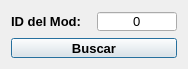
<?xml version="1.0" encoding="UTF-8"?>
<ui version="4.0">
 <class>SearchModIdDialog</class>
 <widget class="QDialog" name="SearchModIdDialog">
  <property name="windowModality">
   <enum>Qt::ApplicationModal</enum>
  </property>
  <property name="geometry">
   <rect>
    <x>0</x>
    <y>0</y>
    <width>188</width>
    <height>69</height>
   </rect>
  </property>
  <property name="minimumSize">
   <size>
    <width>188</width>
    <height>69</height>
   </size>
  </property>
  <property name="maximumSize">
   <size>
    <width>188</width>
    <height>72</height>
   </size>
  </property>
  <property name="windowTitle">
   <string>Buscar mod</string>
  </property>
  <property name="windowIcon">
   <iconset resource="../res/icons.qrc">
    <normaloff>:/widgets/widgets/window_icon.png</normaloff>:/widgets/widgets/window_icon.png</iconset>
  </property>
  <property name="modal">
   <bool>true</bool>
  </property>
  <layout class="QVBoxLayout" name="verticalLayout">
   <item>
    <layout class="QHBoxLayout" name="horizontalLayout">
     <item>
      <widget class="QLabel" name="lblModid">
       <property name="font">
        <font>
         <pointsize>10</pointsize>
         <weight>75</weight>
         <bold>true</bold>
        </font>
       </property>
       <property name="text">
        <string>ID del Mod:</string>
       </property>
      </widget>
     </item>
     <item>
      <widget class="QSpinBox" name="spinModid">
       <property name="font">
        <font>
         <pointsize>10</pointsize>
        </font>
       </property>
       <property name="alignment">
        <set>Qt::AlignCenter</set>
       </property>
       <property name="buttonSymbols">
        <enum>QAbstractSpinBox::NoButtons</enum>
       </property>
       <property name="maximum">
        <number>999999999</number>
       </property>
       <property name="singleStep">
        <number>0</number>
       </property>
       <property name="value">
        <number>0</number>
       </property>
      </widget>
     </item>
    </layout>
   </item>
   <item>
    <widget class="QPushButton" name="btnSearch">
     <property name="font">
      <font>
       <pointsize>10</pointsize>
       <weight>75</weight>
       <bold>true</bold>
      </font>
     </property>
     <property name="text">
      <string>Buscar</string>
     </property>
    </widget>
   </item>
  </layout>
 </widget>
 <resources>
  <include location="../res/icons.qrc"/>
 </resources>
 <connections/>
</ui>
